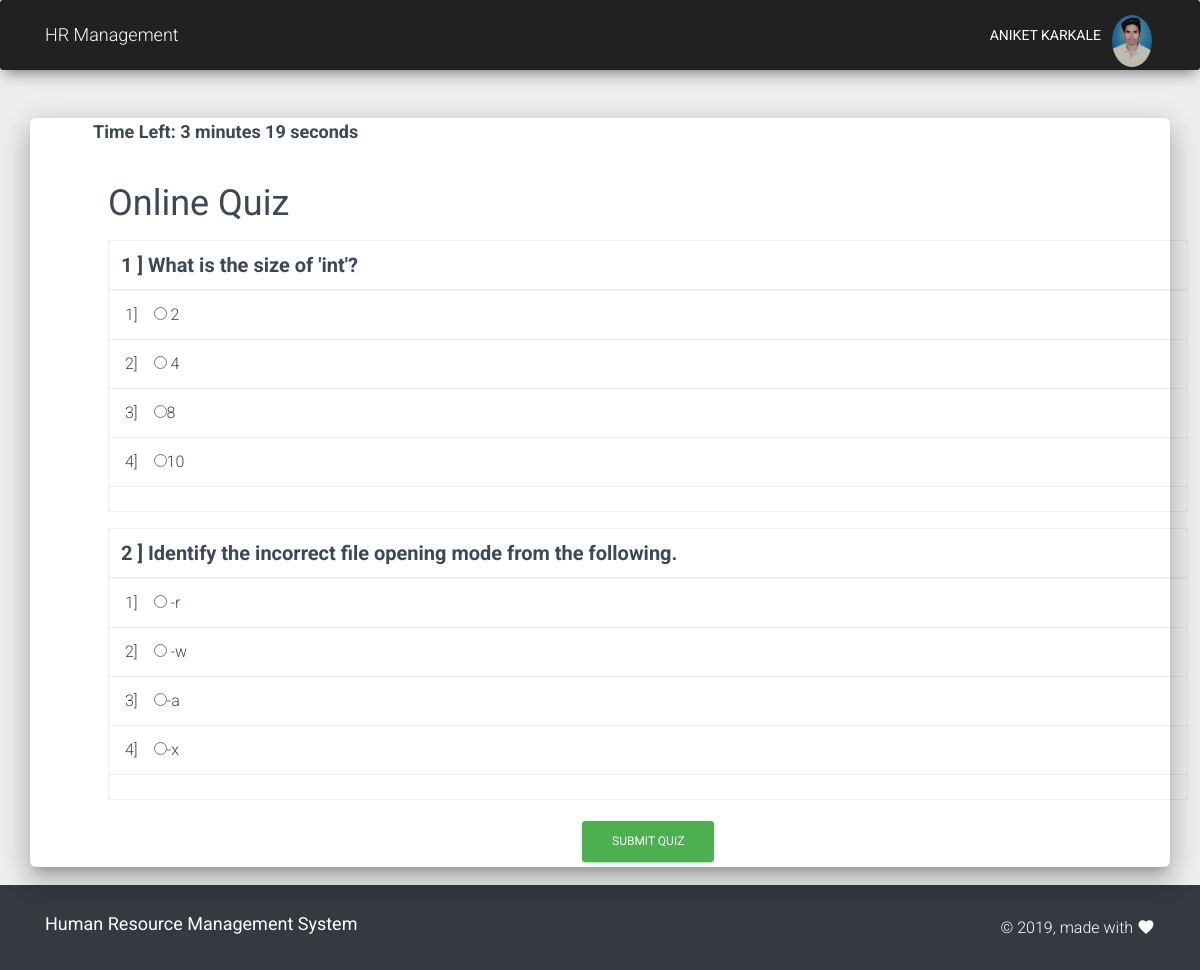
The app's page /examples/mcq.php (signed in) with its own data.
### tables this page shows
CREATE TABLE `jobapplication` (
  `id` int(11) NOT NULL,
  `firstname` varchar(30) NOT NULL,
  `lastname` varchar(30) NOT NULL,
  `email_id` varchar(40) NOT NULL,
  `password` varchar(100) NOT NULL,
  `img` longblob NOT NULL,
  `dob` date NOT NULL,
  `marital_status` varchar(10) NOT NULL,
  `gender` varchar(20) NOT NULL,
  `contact_no` varchar(20) NOT NULL,
  `alt_contact_no` varchar(20) NOT NULL,
  `present_address` varchar(100) NOT NULL,
  `current_state` varchar(30) NOT NULL,
  `careerobj` varchar(200) NOT NULL,
  `qualification` varchar(10) NOT NULL,
  `special_skill` varchar(50) NOT NULL,
  `ten_passing_year` int(10) NOT NULL,
  `ten_school_name` varchar(100) NOT NULL,
  `ten_board_name` varchar(20) NOT NULL,
  `ten_percentage` double NOT NULL,
  `tew_dip` varchar(10) NOT NULL,
  `tew_dip_passing_year` int(10) NOT NULL,
  `tew_dip_college_name` varchar(100) NOT NULL,
  `tew_dip_board_name` varchar(50) NOT NULL,
  `tewdip_percentage` double NOT NULL,
  `btech_mtech` varchar(10) NOT NULL,
  `btech_mtech_passing_year` int(10) NOT NULL,
  `btech_mtech_college` varchar(100) NOT NULL,
  `btech_mtech_university` varchar(50) NOT NULL,
  `btech_mtech_percentage` double NOT NULL,
  `lang` varchar(5000) NOT NULL,
  `resume` longblob NOT NULL,
  `tech_skill` varchar(5000) NOT NULL,
  `rate` varchar(100) NOT NULL,
  `os` varchar(5000) NOT NULL,
  `certificate` varchar(5000) NOT NULL,
  `training` varchar(5000) NOT NULL,
  `area_interest` varchar(100) NOT NULL,
  `project_name` varchar(5000) NOT NULL,
  `project_duration` varchar(1000) NOT NULL,
  `project_role` varchar(5000) NOT NULL,
  `project_description` varchar(5000) NOT NULL,
  `fresh_expn` varchar(20) NOT NULL,
  `company_name` varchar(5000) NOT NULL,
  `start_date` varchar(5000) NOT NULL,
  `end_date` varchar(5000) NOT NULL,
  `job_tiitle` varchar(5000) NOT NULL,
  `job_description` varchar(3000) NOT NULL,
  `mcq_score` int(20) NOT NULL,
  `attempt` int(10) NOT NULL
);

CREATE TABLE `mcq` (
  `id` int(11) NOT NULL,
  `question` text NOT NULL,
  `opt1` varchar(100) NOT NULL,
  `opt2` varchar(100) NOT NULL,
  `opt3` varchar(100) NOT NULL,
  `opt4` varchar(100) NOT NULL,
  `correct` varchar(100) NOT NULL,
  `diff_lang` varchar(50) NOT NULL,
  `rating` varchar(20) NOT NULL
);

### examples/mcq.php (the view, shortened to what this page needs)
<?php
    if(isset($_SESSION['applicantuser']))
    {
        $email_id=$_SESSION['applicantuser'];
    }
     	$servername = "localhost";
      $username = "root";
      $password = "";
      $dbname = "hrmdss";
      $conn = new mysqli($servername, $username, $password, $dbname);
  $sql="select * from jobapplication where email_id='$email_id'";
  if($result=mysqli_query($conn,$sql))
          {
            while ($fieldinfo=mysqli_fetch_array($result)) {
          $skills=$fieldinfo['tech_skill'];
          $skills=explode(",", $skills);
          $rate=$fieldinfo['rate'];
          $rate=explode(",", $rate);
          $attempt=$fieldinfo['attempt'];
          $img=$fieldinfo['img'];
          $name=$fieldinfo['firstname']." ".$fieldinfo['lastname'];
          }
          }
       if($attempt>0){
        echo "<script type='text/javascript'>
          alert('You are done with your attempt!');
    window.location.href='applicanthome.php';
        </script>";
       }else{
?>
<!DOCTYPE html>
<html>
<head>
  <link rel="stylesheet" href="https://maxcdn.bootstrapcdn.com/font-awesome/latest/css/font-awesome.min.css">
  <link href="../assets/css/material-kit.css?v=2.0.5" rel="stylesheet" />
  <link href="../assets/demo/demo.css" rel="stylesheet" />
</head>
<body class="profile-page sidebar-collapse" onload="setTimeout('checkTime()',1000)">
 <nav class="navbar navbar-inverse navbar-expand-lg bg-dark mb-0" role="navigation-demo">
            <div class="container">
              <div class="navbar-translate">
                <a class="navbar-brand" href="applicanthome.php">HR Management</a>
              </div>
              <div class="collapse navbar-collapse">
                <ul class="navbar-nav ml-auto">
                   <li class="nav-item nav-link">
                    <?php echo $name; ?>
                  </li>
                  <li class="dropdown nav-item">
                    <a href="" class="profile-photo dropdown-toggle nav-link" data-toggle="dropdown">
                      <div class="profile-photo-small">
                        <img src="img/<?php echo $img;?>" alt="Circle Image" class="rounded-circle img-fluid">
                      </div>
                    </a>
                  </li>
                </ul>
              </div>
            </div>
          </nav>
  <div class="mt-5 main main-raised">
    <div class="profile-content">
      <div class="container">
        <h4><div style="font-weight: bold;" id="quiz-time-left" class="mt-4 ml-5"></div></h4>
	<form method="POST" action="mcq.php" id="myquiz">
	<div class="col-sm-2">
 </div>
 <div class="col-sm-12 mx-5">
  <h2><strong>Online Quiz</strong></h2>
  <?php
   $no=0;
  foreach ($skills as $key => $value) {
    $sql1="SELECT * FROM mcq where diff_lang='$value' and rating='$rate[$key]'";
       if($result1=mysqli_query($conn,$sql1))
          {
            while ($row=mysqli_fetch_array($result1)) {
                            $id=$row['id'];
                            $question=$row['question'];
                            $opt1=$row['opt1'];
                            $opt2=$row['opt2'];
                            $opt3=$row['opt3'];
                            $opt4=$row['opt4'];
?>
  <table class="table table-bordered">
    <thead>
      <tr class="danger" style="font-size: 20px;">
        <th><?php echo ++$no; ?><?php echo " ] ".$question; ?></th>
      </tr>
    </thead>
    <tbody>
      <?php if(isset($row['opt1'])){?>
      <tr class="info">
        <td>&nbsp;1]&emsp;<input type="radio"  name=<?php echo $id; ?> value=1>&nbsp;<?php echo $opt1; ?></td>
      </tr>
  <?php }?>
  <?php if(isset($row['opt2'])){?>
      <tr class="info">
        <td>&nbsp;2]&emsp;<input type="radio" name=<?php echo $id; ?> value=2> <?php echo $opt2; ?></td>
      </tr>
  <?php }?>
  <?php if(isset($row['opt3'])){?>
      <tr class="info">
        <td>&nbsp;3]&emsp;<input type="radio" name=<?php echo $id; ?> value=3><?php echo $opt3; ?></td>
      </tr>
  <?php }?>
  <?php if(isset($row['opt4'])){?>
      <tr class="info">
        <td>&nbsp;4]&emsp;<input type="radio" name=<?php echo $id; ?> value=4><?php echo $opt4; ?></td>
      </tr>
  <?php } ?>
  <tr class="info">
    <td><input type="radio" name=<?php echo $id; ?> checked="checked" style="display:none" value="0"></td>
  </tr>
    </tbody>
  </table>
<?php
    }
  }
  }
?>
<center><input type="submit"  name="submit" id="bton" class="btn btn-success" value="Submit Quiz"></center>
</form>
</div>
</div>
</div>
  <footer class="footer footer-default bg-dark text-white mb-0">
    <div class="container">
      <nav class="float-left">
        <ul>
          <li>
            <h4><strong>
              Human Resource Management System
            </strong></h4>
          </li>
        </ul>
      </nav>
      <div class="copyright float-right">
        &copy;
        , made with <i class="material-icons">favorite</i>
      </div>
    </div>
  </footer>
</body>
</html>
<?php } ?>

### records on screen
jobapplication: name "ANIKET KARKALE", img (picture)
mcq: question "What is the size of 'int'?", opt1 "2", opt2 "4", opt3 "8", opt4 "10"
mcq: question "Identify the incorrect file opening mode from the following.", opt1 "-r", opt2 "-w", opt3 "-a", opt4 "-x"
